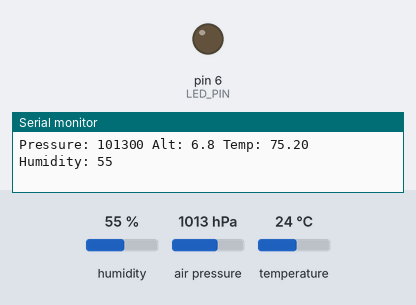
The sketch below on a simulated Arduino Uno, built with avr-gcc and run on an emulated ATmega328P. Shown: output pins drawn as LEDs (lit = HIGH), the last lines printed to the serial monitor. Inputs (shaded band) come from the test bench; at power-on: temperature 24 °C, humidity 55 %, air pressure 1013 hPa.

Above: at 1.2 s.
1.3 s: temperature set to 25.8 °C
2.8 s: temperature set to 27.3 °C
At 4.2 s:
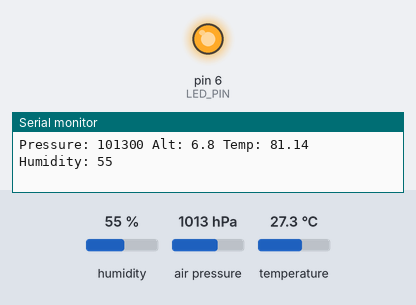
7.5 s: temperature set to 12 °C
At 8.2 s:
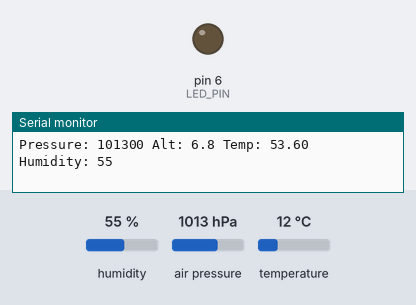
9.0 s: temperature set to 28 °C
At 10.0 s:
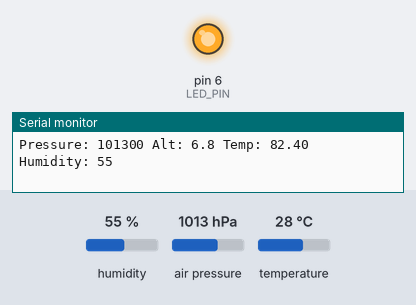
Timing chart, 0 to 11.6 s (numbered marks = the images above; inputs shaded):
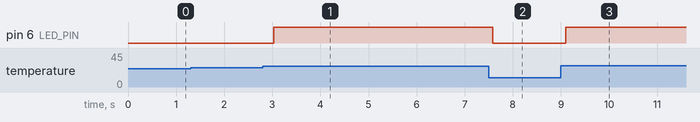

The sketch:

Example1_BasicReadings.ino
```cpp
#include <Wire.h>
#include "SparkFunBME280.h"

#define LED_PIN 6

BME280 mySensor;

void setup()
{
  pinMode(LED_PIN, OUTPUT);

  Serial.begin(115200);
  Serial.println("Reading basic values from BME/BMP280");

  Wire.begin();

  mySensor.setI2CAddress(0x76);

  if (mySensor.beginI2C() == false)
  {
    Serial.println("Sensor not detected at 0x77!");

    while (1) {
      digitalWrite(LED_PIN, HIGH);
      delay(100);
      digitalWrite(LED_PIN, LOW);
      delay(100);
    }
  }
}

void loop()
{
  float tempF = mySensor.readTempF();

  if (tempF > 80) {
    digitalWrite(LED_PIN, HIGH);
  } else {
    digitalWrite(LED_PIN, LOW);
  }

  Serial.print("Pressure: ");
  Serial.print(mySensor.readFloatPressure(), 0);

  Serial.print(" Alt: ");
  Serial.print(mySensor.readFloatAltitudeFeet(), 1);

  Serial.print(" Temp: ");
  Serial.print(tempF, 2);

  Serial.print(" Humidity: ");
  Serial.print(mySensor.readFloatHumidity(), 0);

  Serial.println();

  delay(500);
}
```

Measured:
- the behaviour switches between 26.6 and 26.7 °C on temperature (found by bisection; images 0 and 1)
- after the input at 2.8 s, pin 6 (LED_PIN): LOW → HIGH after 0.23 s
- after the input at 7.5 s, pin 6 (LED_PIN): HIGH → LOW after 0.08 s
- after the input at 9.0 s, pin 6 (LED_PIN): LOW → HIGH after 0.10 s
